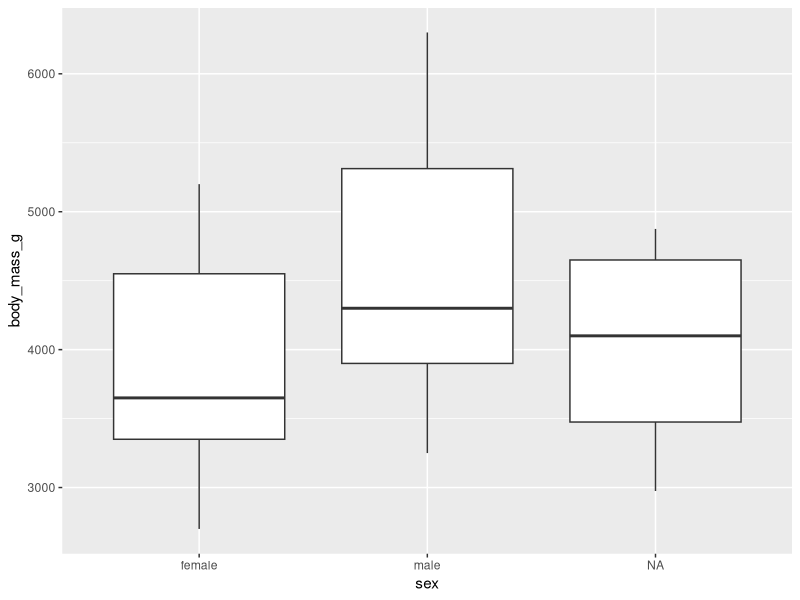
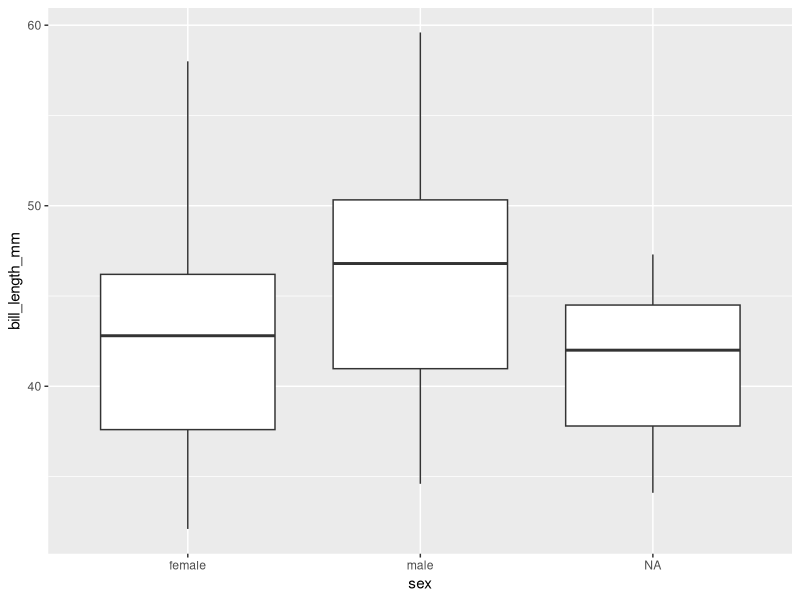

Write R code to recreate these figures, in order.
## ---- chunk 1
#| label: setup
#| include: false
library(tidyverse)
library(palmerpenguins)
library(knitr)
## ---- chunk 2
#| warning: false 
#| code-fold: show
#| label: fig-box
#| fig-cap: "Boxplot of penguin body mass (in grams) by sex"
ggplot(penguins, aes(x = sex, y = body_mass_g)) + geom_boxplot()
## ---- chunk 3
#| label: tbl-sample
#| tbl-cap: "Sample sizes of penguins by sex and island"
kable(table(penguins$sex, penguins$island, useNA = "always"))
## ---- chunk 4
#| label: fig-bill
#| fig-cap: "Bill length (mm) by penguin sex" 

ggplot(penguins, aes(x = sex, y = bill_length_mm)) + geom_boxplot()
